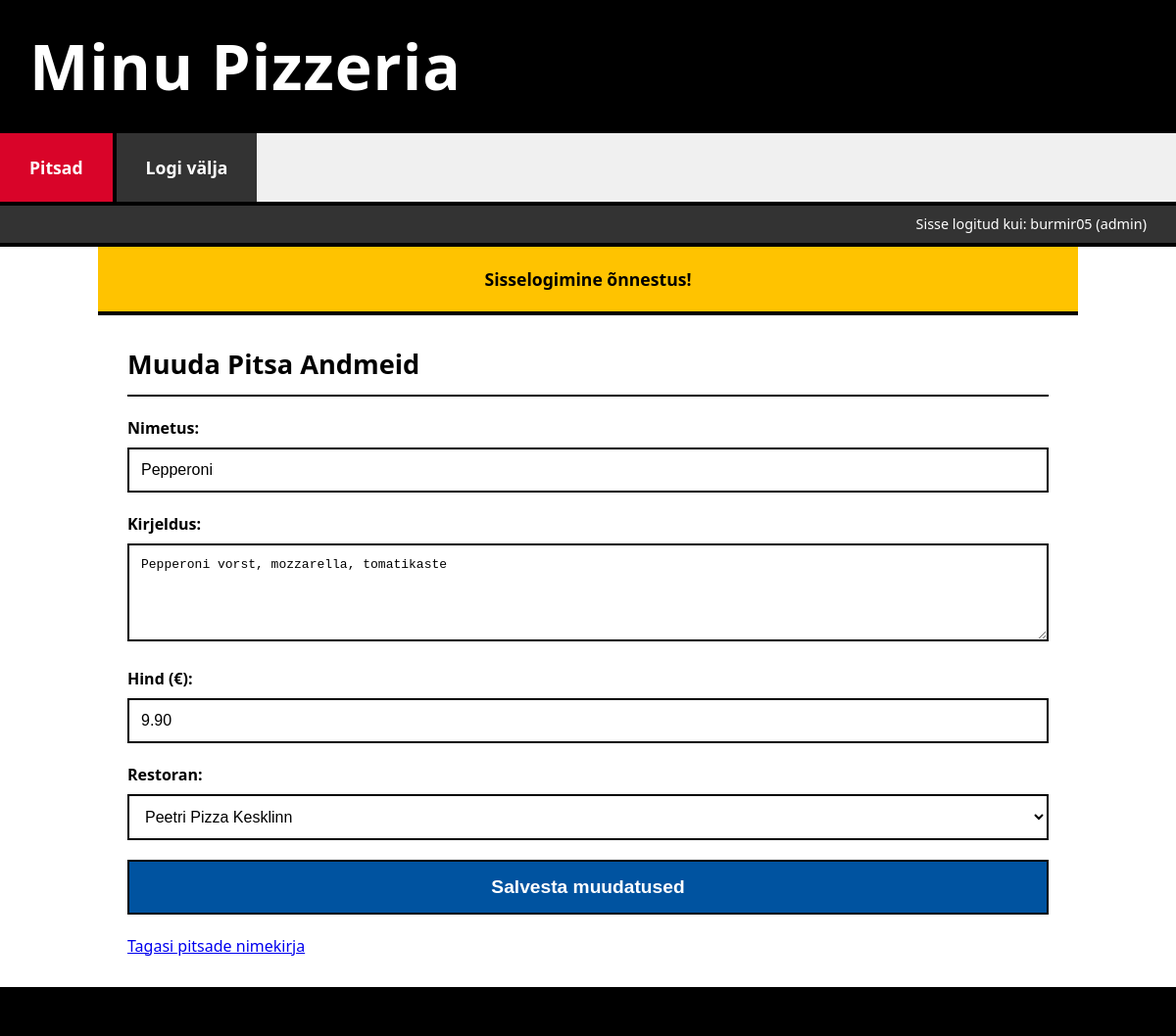
/ulesanne/pizza_form.php?id=2 (signed in), run on the app's committed database.
### tables this page shows
CREATE TABLE `pitsad` (
  `PitsaID` int(11) NOT NULL,
  `Nimetus` varchar(100) NOT NULL,
  `Kirjeldus` text DEFAULT NULL,
  `Hind` decimal(10,2) NOT NULL,
  `RestoranID` int(11) DEFAULT NULL
);

CREATE TABLE `pitsarestoranid` (
  `RestoranID` int(11) NOT NULL,
  `Nimi` varchar(255) NOT NULL,
  `Aadress` text DEFAULT NULL,
  `Telefon` varchar(50) DEFAULT NULL,
  `AvatudAlates` time DEFAULT NULL,
  `AvatudKuni` time DEFAULT NULL
);

### ulesanne/abifunktsioonid.php (called while the page is built, shortened)
<?php
function saa_pitsa_id_jargi($pitsa_id) {
    global $yhendus;
    $sql = "SELECT * FROM pitsad WHERE PitsaID = ?";
    $stmt = $yhendus->prepare($sql);
    $stmt->bind_param("i", $pitsa_id);
    $stmt->execute();
    $result = $stmt->get_result();
    $pitsa = $result->fetch_assoc();
    return $pitsa;
}
function saa_koik_restoranid() {
    global $yhendus;
    $restoranid = [];
    $sql = "SELECT RestoranID, Nimi FROM pitsarestoranid ORDER BY Nimi";
    $result = $yhendus->query($sql);
    if ($result && $result->num_rows > 0) {
        while ($row = $result->fetch_assoc()) {
            $restoranid[] = $row;
        }
    }
    return $restoranid;
}
?>

### ulesanne/pizza_form.php (the view, shortened to what this page needs)
<?php
require_once('conf3.php');
require_once('abifunktsioonid.php');
$pitsa_id = isset($_GET['id']) ? intval($_GET['id']) : (isset($_POST['pitsa_id']) ? intval($_POST['pitsa_id']) : 0);
$nimetus_val = "";
$kirjeldus_val = "";
$hind_val = "";
$restoran_id_valitud_val = null;
$form_errors_val = [];
if ($_SERVER["REQUEST_METHOD"] == "POST") {
    $nimetus_post = trim($_POST['nimetus']);
    $kirjeldus_post = trim($_POST['kirjeldus']);
    $hind_post = trim($_POST['hind']);
    $restoran_id_valitud_post = isset($_POST['restoran_id']) ? intval($_POST['restoran_id']) : null;
    $current_pitsa_id = isset($_POST['pitsa_id']) ? intval($_POST['pitsa_id']) : $pitsa_id;
    if (empty($nimetus_post)) $form_errors_val[] = "Nimetus on kohustuslik.";
    if (empty($hind_post) || !is_numeric($hind_post) || $hind_post <= 0) $form_errors_val[] = "Hind peab olema positiivne number.";
    if ($restoran_id_valitud_post === null || $restoran_id_valitud_post == 0) $form_errors_val[] = "Restoran peab olema valitud.";
    if (empty($form_errors_val)) {
        if ($current_pitsa_id > 0) {
            if (uuenda_pitsa($current_pitsa_id, $nimetus_post, $kirjeldus_post, floatval($hind_post), $restoran_id_valitud_post)) {
                $_SESSION['success_message'] = "Pitsa andmed edukalt uuendatud.";
            } else {
                $_SESSION['error_message'] = "Pitsa uuendamine ebaõnnestus.";
            }
        } else {
            if (lisa_pitsa($nimetus_post, $kirjeldus_post, floatval($hind_post), $restoran_id_valitud_post)) {
                $_SESSION['success_message'] = "Uus pitsa edukalt lisatud.";
            } else {
                $_SESSION['error_message'] = "Pitsa lisamine ebaõnnestus.";
            }
        }
        header("Location: pizzas_list.php");
        exit();
    } else {
        $nimetus_val = $nimetus_post;
        $kirjeldus_val = $kirjeldus_post;
        $hind_val = $hind_post;
        $restoran_id_valitud_val = $restoran_id_valitud_post;
    }
} elseif ($pitsa_id > 0) {
    $pitsa_data = saa_pitsa_id_jargi($pitsa_id);
    if ($pitsa_data) {
        $nimetus_val = $pitsa_data['Nimetus'];
        $kirjeldus_val = $pitsa_data['Kirjeldus'];
        $hind_val = $pitsa_data['Hind'];
        $restoran_id_valitud_val = $pitsa_data['RestoranID'];
    } else {
        $_SESSION['error_message'] = "Pitsat ID-ga ".$pitsa_id." ei leitud.";
        header("Location: pizzas_list.php");
        exit();
    }
}
$restoranid = saa_koik_restoranid();
require_once('header.php');
?>
    <div class="content-block">
        <h2><?php echo ($pitsa_id > 0) ? "Muuda Pitsa Andmeid" : "Lisa Uus Pitsa"; ?></h2>
        <form action="pizza_form.php<?php echo ($pitsa_id > 0) ? '?id='.$pitsa_id : ''; ?>" method="post">
            <div>
                <label for="nimetus">Nimetus:</label>
                <input type="text" id="nimetus" name="nimetus" value="<?php echo htmlspecialchars($nimetus_val); ?>" required>
            </div>
            <div>
                <label for="kirjeldus">Kirjeldus:</label>
                <textarea id="kirjeldus" name="kirjeldus"><?php echo htmlspecialchars($kirjeldus_val); ?></textarea>
            </div>
            <div>
                <label for="hind">Hind (€):</label>
                <input type="number" id="hind" name="hind" step="0.01" value="<?php echo htmlspecialchars($hind_val); ?>" required>
            </div>
            <div>
                <label for="restoran_id">Restoran:</label>
                <select id="restoran_id" name="restoran_id" required>
                    <?php foreach ($restoranid as $restoran): ?>
                        <option value="<?php echo $restoran['RestoranID']; ?>" <?php echo ($restoran_id_valitud_val == $restoran['RestoranID']) ? 'selected' : ''; ?>>
                            <?php echo htmlspecialchars($restoran['Nimi']); ?>
                        </option>
                    <?php endforeach; ?>
                </select>
            </div>
            <div>
                <input type="submit" value="<?php echo ($pitsa_id > 0) ? "Salvesta muudatused" : "Lisa pitsa"; ?>">
            </div>
        </form>
        <a href="pizzas_list.php">Tagasi pitsade nimekirja</a>
    </div>
<?php
require_once('footer.php');
?>

### ulesanne/header.php (style rules this page uses)
* { box-sizing: border-box; margin: 0; padding: 0; }
body { font-family: 'Segoe UI', Arial, sans-serif; background-color: #E0E0E0; color: #000000; line-height: 1.5; }
.content-block { padding: 30px; border-bottom: 4px solid #000000; }
.content-block:last-child { border-bottom: none; }
.content-block h2 { font-size: 1.7em; color: #000000; margin-bottom: 20px; padding-bottom: 10px; border-bottom: 2px solid #000000; font-weight: 600; }
form { margin-top: 10px; }
form div { margin-bottom: 20px; }
form label { display: block; margin-bottom: 8px; font-weight: 600; color: #000000; }
form input[type="text"], form input[type="password"], form input[type="number"], form textarea, form select { width: 100%; padding: 12px; border: 2px solid #000000; background-color: #FFFFFF; color: #000000; font-size: 1em; }
form textarea { min-height: 100px; resize: vertical; }
form input[type="submit"] { width: 100%; padding: 15px; color: white; border: 2px solid #000000; cursor: pointer; font-size: 1.2em; font-weight: 600; background-color: #0053A0; transition: opacity 0.2s; }

### data on the page
pitsad: nimetus "Pepperoni", kirjeldus "Pepperoni vorst, mozzarella, tomatikaste", hind "9.90", restoran_id "Peetri Pizza Kesklinn"

### other printed values
$_SESSION['kasutajanimi'] "burmir05"
$_SESSION['roll'] "admin"
$_SESSION['success_message'] "Sisselogimine õnnestus!"
